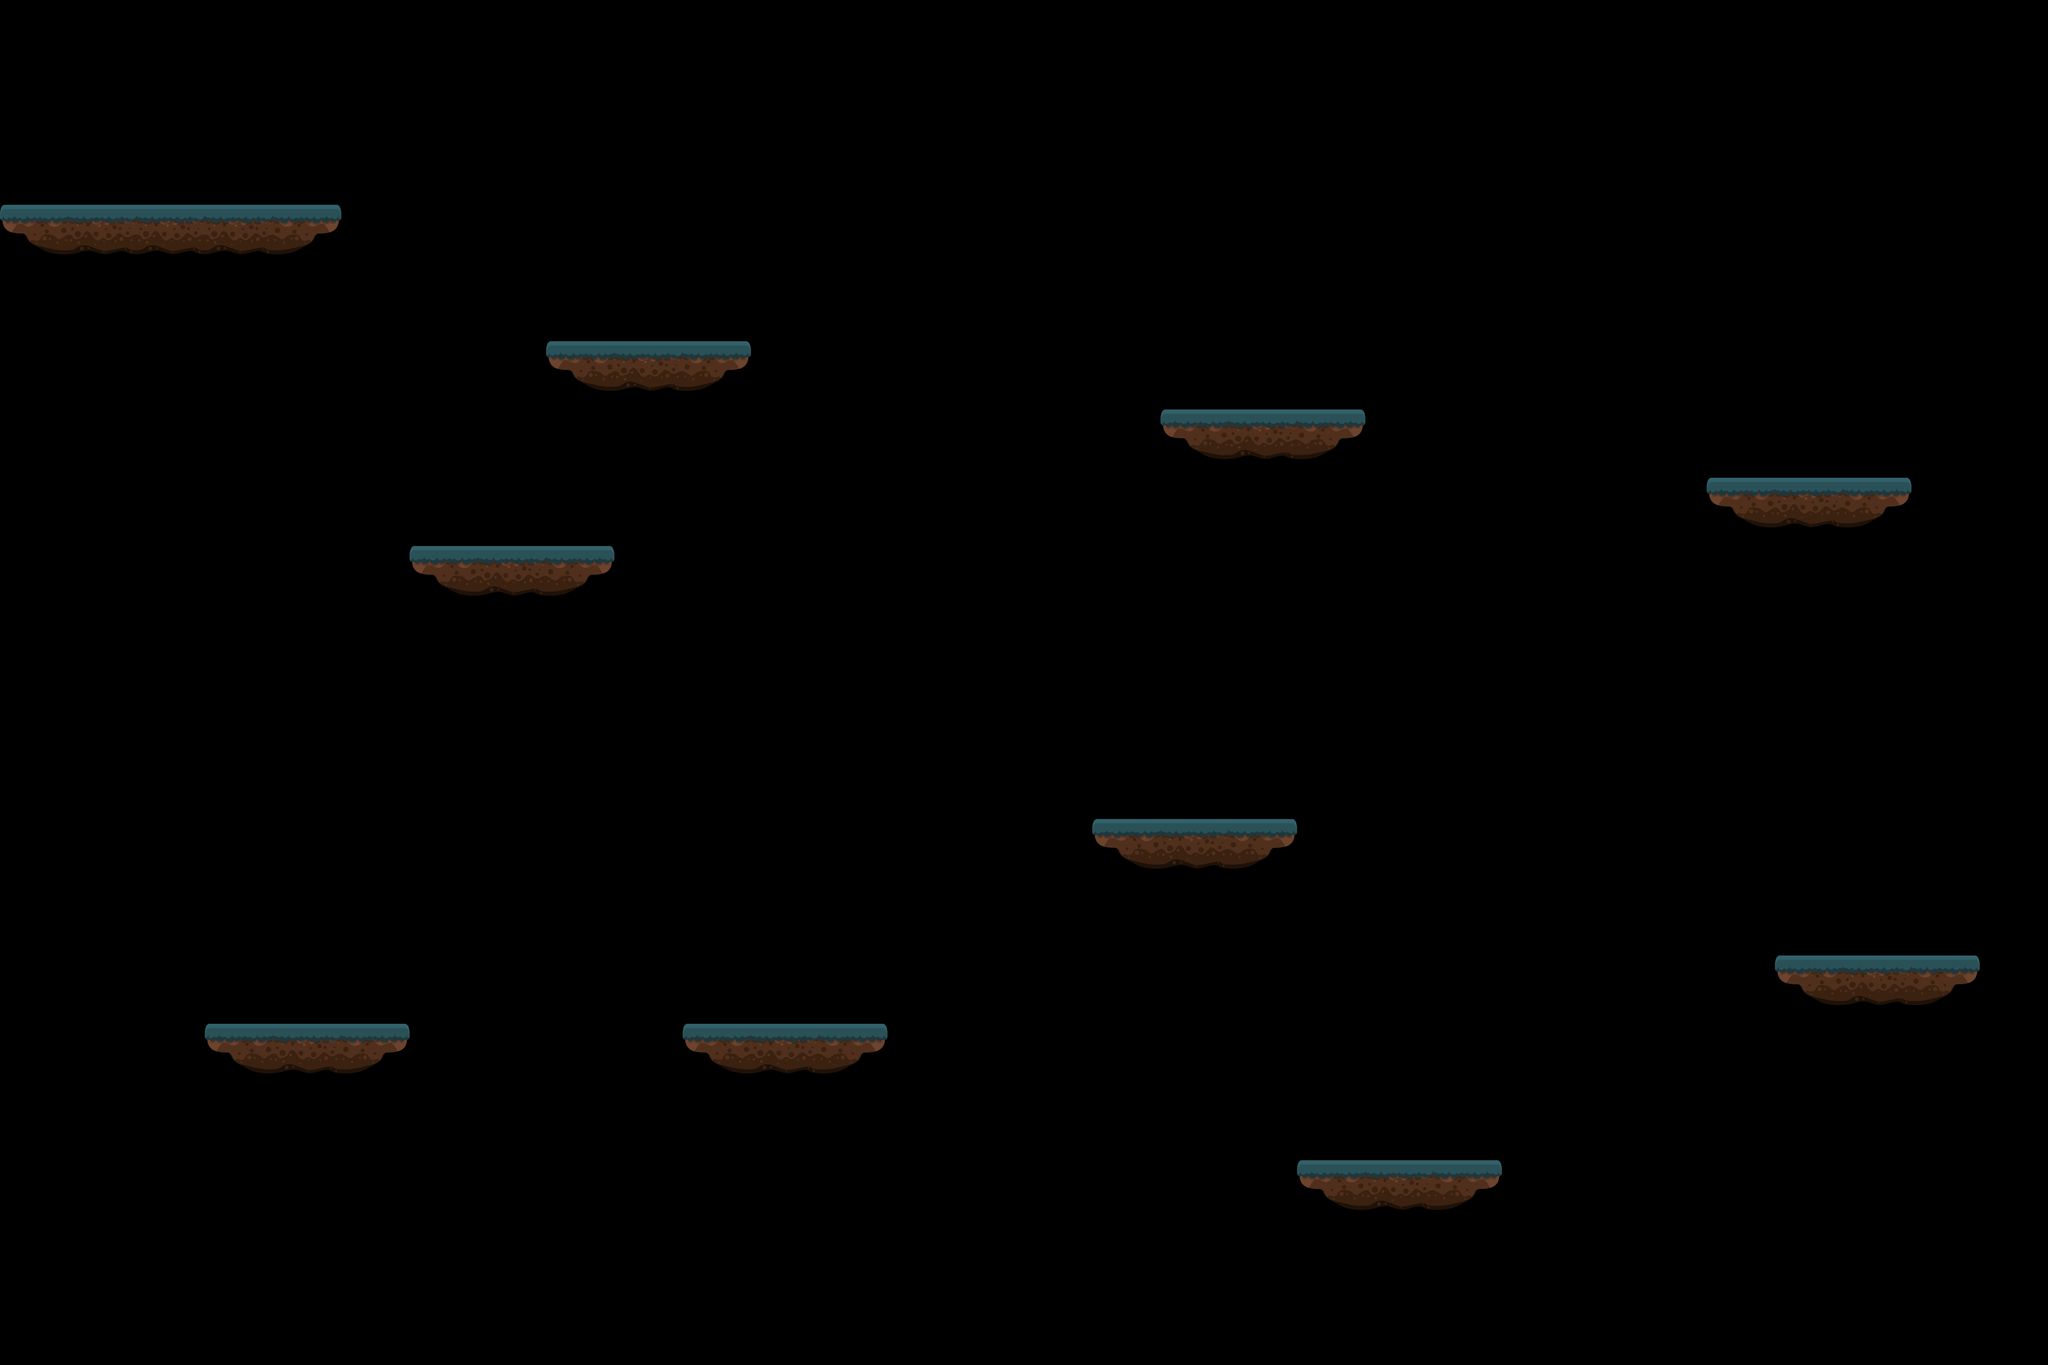

A 2D game scene composited from a Tiled map and its tileset images. What follows is a short description and the map's XML, with every tile layer's data as written:
An orthogonal 30x20 tile map with 128x128 px tiles, 1 tile layer (Tile Layer 1).

<map version="1.9" tiledversion="1.9.2" orientation="orthogonal" renderorder="right-down" width="30" height="20" tilewidth="128" tileheight="128" infinite="0" nextlayerid="2" nextobjectid="1">
 <tileset firstgid="1" source="tiles.tsx" />
 <layer id="1" name="Tile Layer 1" width="30" height="20">
  <data encoding="csv">
0,0,0,0,0,0,0,0,0,0,0,0,0,0,0,0,0,0,0,0,0,0,0,0,0,0,0,0,0,0,
0,0,0,0,0,0,0,0,0,0,0,0,0,0,0,0,0,0,0,0,0,0,0,0,0,0,0,0,0,0,
0,0,0,0,0,0,0,0,0,0,0,0,0,0,0,0,0,0,0,0,0,0,0,0,0,0,0,0,0,0,
18,19,19,19,20,0,0,0,0,0,0,0,0,0,0,0,0,0,0,0,0,0,0,0,0,0,0,0,0,0,
0,0,0,0,0,0,0,0,0,0,0,0,0,0,0,0,0,0,0,0,0,0,0,0,0,0,0,0,0,0,
0,0,0,0,0,0,0,0,18,19,20,0,0,0,0,0,0,0,0,0,0,0,0,0,0,0,0,0,0,0,
0,0,0,0,0,0,0,0,0,0,0,0,0,0,0,0,0,18,19,20,0,0,0,0,0,0,0,0,0,0,
0,0,0,0,0,0,0,0,0,0,0,0,0,0,0,0,0,0,0,0,0,0,0,0,0,18,19,20,0,0,
0,0,0,0,0,0,18,19,20,0,0,0,0,0,0,0,0,0,0,0,0,0,0,0,0,0,0,0,0,0,
0,0,0,0,0,0,0,0,0,0,0,0,0,0,0,0,0,0,0,0,0,0,0,0,0,0,0,0,0,0,
0,0,0,0,0,0,0,0,0,0,0,0,0,0,0,0,0,0,0,0,0,0,0,0,0,0,0,0,0,0,
0,0,0,0,0,0,0,0,0,0,0,0,0,0,0,0,0,0,0,0,0,0,0,0,0,0,0,0,0,0,
0,0,0,0,0,0,0,0,0,0,0,0,0,0,0,0,18,19,20,0,0,0,0,0,0,0,0,0,0,0,
0,0,0,0,0,0,0,0,0,0,0,0,0,0,0,0,0,0,0,0,0,0,0,0,0,0,0,0,0,0,
0,0,0,0,0,0,0,0,0,0,0,0,0,0,0,0,0,0,0,0,0,0,0,0,0,0,18,19,20,0,
0,0,0,18,19,20,0,0,0,0,18,19,20,0,0,0,0,0,0,0,0,0,0,0,0,0,0,0,0,0,
0,0,0,0,0,0,0,0,0,0,0,0,0,0,0,0,0,0,0,0,0,0,0,0,0,0,0,0,0,0,
0,0,0,0,0,0,0,0,0,0,0,0,0,0,0,0,0,0,0,18,19,20,0,0,0,0,0,0,0,0,
0,0,0,0,0,0,0,0,0,0,0,0,0,0,0,0,0,0,0,0,0,0,0,0,0,0,0,0,0,0,
0,0,0,0,0,0,0,0,0,0,0,0,0,0,0,0,0,0,0,0,0,0,0,0,0,0,0,0,0,0
</data>
 </layer>
</map>
